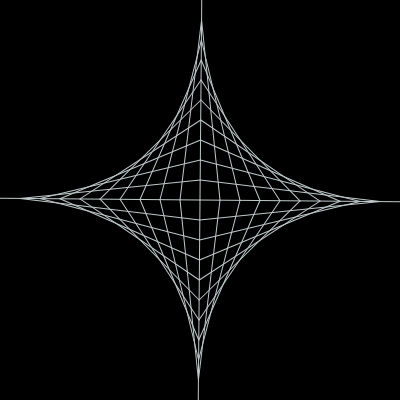
Frame 1 (no input)
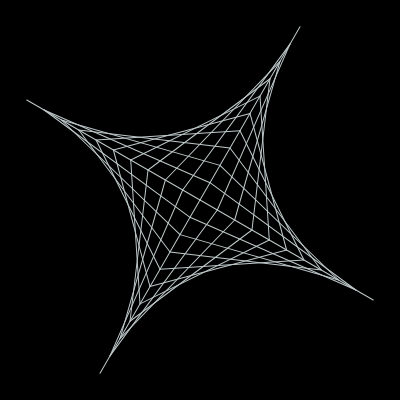
Frame 60 (no input)
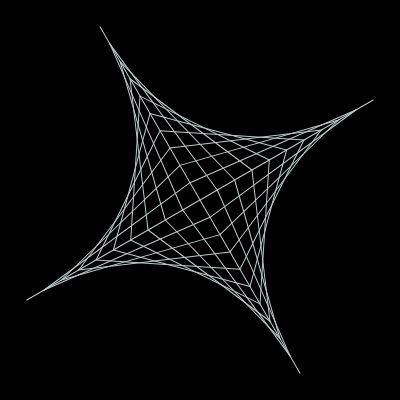
Frame 120 (the mouse pressed at the canvas centre since frame 60)

The p5.js sketch that drew these frames (run headless with seeded random() and noise() and a simulated clock; from frame 60 on, the mouse is pressed at the canvas centre):

// p5.js sketch
// ── sketch.js
p5.disableFriendlyErrors = true;
function setup() {
  frameRate(30);
  angleMode(DEGREES);
  pixelDensity(1);
  z = 400;
  createCanvas(z,z);
  a = [ {x:0,y:-z/2},{x:z/2,y:0}, {x:0, y:z/2}, {x:-z/2, y:0} ];
}

function draw() {
  background(0);
  push();
    translate(z/2,z/2)
    rotate(frameCount/2);
    Quarter();
  pop();
}

function Quarter()
{
  stroke([191,201,202,255]);
  strokeWeight(1);
  for( var s = 0; s < z/2; s += 20 ) {
    line( a[0].x, a[0].y + s, a[0].x + s, a[1].y );
    line( a[1].x -s, a[1].y, a[0].x, a[1].y + s );
    line( a[2].x, a[2].y - s, a[2].x - s, a[3].y );
    line( a[3].x + s, a[3].y, a[0].x, a[3].y-s );
  }
}
// ── style.css
html, body {
  margin: 0;
  padding: 0;
  display: flex;
  justify-content: center;
  align-items :center;
  height: 100vh;
}

canvas {
  display: block;
}
